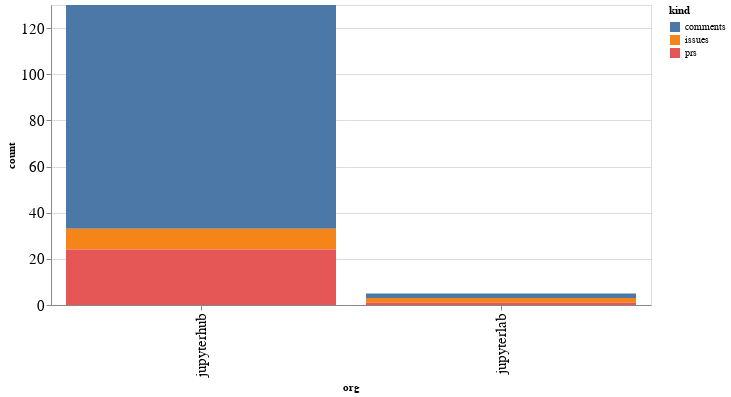

The notebook cell saved with this chart:
### Code cell
alt.Chart(org_summaries, width=600).mark_bar().encode(
    x='org',
    y='count',
    color='kind',
    tooltip="org"
)

### Figure 1 — Vega-Lite specification as saved in the notebook (floating-point values rounded to 4 significant figures)
{"config": {"axisLeft": {"labelFontSize": 15}, "axisBottom": {"labelFontSize": 15}}, "data": {"name": "data-fab3a659eb3a1d7ea582e5746f15def7"}, "mark": "bar", "encoding": {"color": {"type": "nominal", "field": "kind"}, "tooltip": {"type": "nominal", "field": "org"}, "x": {"type": "nominal", "field": "org"}, "y": {"type": "quantitative", "field": "count"}}, "width": 600, "$schema": "https://vega.github.io/schema/vega-lite/v4.8.1.json", "datasets": {"data-fab3a659eb3a1d7ea582e5746f15def7": [{"org": "jupyterhub", "kind": "comments", "count": 97}, {"org": "jupyterhub", "kind": "issues", "count": 9}, {"org": "jupyterhub", "kind": "prs", "count": 24}, {"org": "jupyterlab", "kind": "comments", "count": 2}, {"org": "jupyterlab", "kind": "issues", "count": 2}, {"org": "jupyterlab", "kind": "prs", "count": 1}]}}
